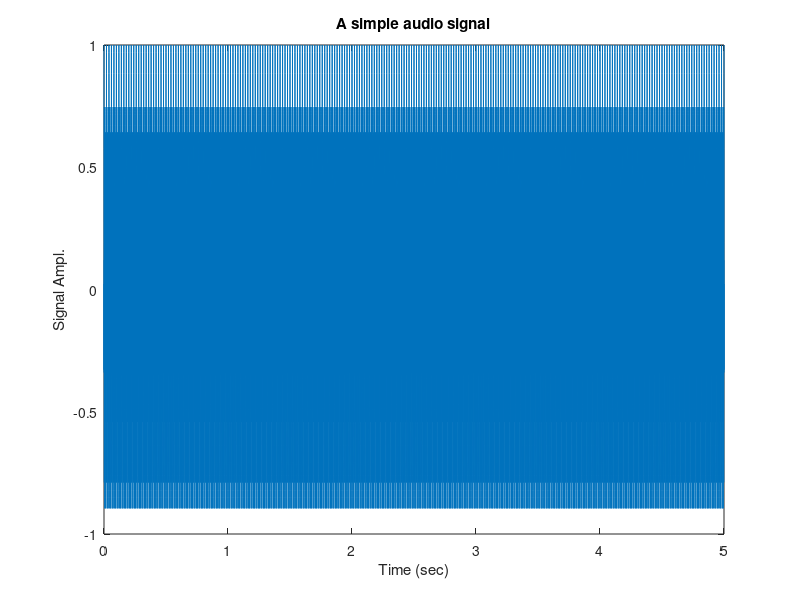

Here is the MATLAB script that generated this plot:
fs = 16000; ts = 1/fs;
time = 0:ts:5
freqs = [250 550 900];
xs = zeros(length(freqs), length(time));
for i = 1:length(freqs)
    xs(i, :) = cos(2*pi*freqs(i)*time);
end
x = sum(xs);
x = x ./ max(abs(x));
figure; plot(time, x);axis([0 time(end) -1 1]);
xlabel('Time (sec)');
ylabel('Signal Ampl.');
title('A simple audio signal');
sound(x, fs)
